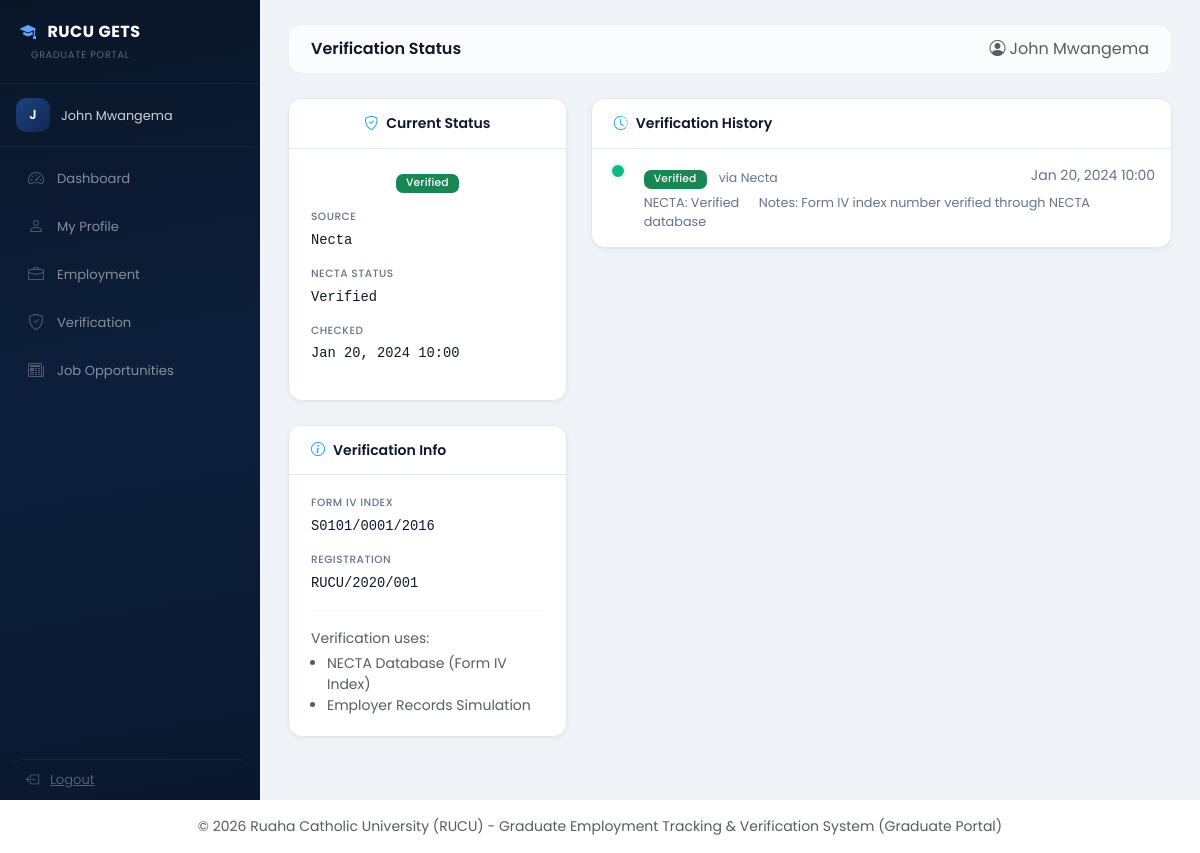
The app's page /graduate/verification.php (signed in) with its own data.
### tables this page shows
CREATE TABLE IF NOT EXISTS verification_logs (
    id INT AUTO_INCREMENT PRIMARY KEY,
    graduate_id INT NOT NULL,
    verification_status ENUM('verified', 'not_verified', 'pending') DEFAULT 'pending',
    verification_source ENUM('necta', 'employer_simulation', 'manual_review') NOT NULL,
    necta_status VARCHAR(50) DEFAULT NULL,
    employer_match TINYINT(1) DEFAULT NULL,
    notes TEXT,
    date_checked DATETIME DEFAULT CURRENT_TIMESTAMP,
    checked_by VARCHAR(100) DEFAULT 'system',
    FOREIGN KEY (graduate_id) REFERENCES graduates(id) ON DELETE CASCADE,
    INDEX idx_graduate_id (graduate_id),
    INDEX idx_verification_status (verification_status),
    INDEX idx_date_checked (date_checked)
);

CREATE TABLE IF NOT EXISTS graduates (
    id INT AUTO_INCREMENT PRIMARY KEY,
    reg_number VARCHAR(50) UNIQUE NOT NULL,
    full_name VARCHAR(200) NOT NULL,
    email VARCHAR(150),
    phone VARCHAR(20),
    course VARCHAR(150) NOT NULL,
    graduation_year INT NOT NULL,
    form4_index_number VARCHAR(50) NOT NULL,
    password VARCHAR(255) DEFAULT NULL,
    password_expiry_date DATETIME DEFAULT NULL,
    first_login TINYINT(1) DEFAULT 1,
    profile_image VARCHAR(255) DEFAULT NULL,
    created_at TIMESTAMP DEFAULT CURRENT_TIMESTAMP,
    updated_at TIMESTAMP DEFAULT CURRENT_TIMESTAMP ON UPDATE CURRENT_TIMESTAMP,
    INDEX idx_reg_number (reg_number),
    INDEX idx_graduation_year (graduation_year),
    INDEX idx_course (course)
);

### graduate/verification.php (the view, shortened to what this page needs)
<?php
require_once __DIR__ . '/../includes/graduate_header.php';
$db = getDB();
$graduate_id = $_SESSION['graduate_id'];
$stmt = $db->prepare("SELECT form4_index_number, reg_number FROM graduates WHERE id = ?");
$stmt->execute([$graduate_id]);
$graduate = $stmt->fetch();
$stmt = $db->prepare("SELECT * FROM verification_logs WHERE graduate_id = ? ORDER BY date_checked DESC");
$stmt->execute([$graduate_id]);
$logs = $stmt->fetchAll();
$stmt = $db->prepare("SELECT * FROM verification_logs WHERE graduate_id = ? ORDER BY date_checked DESC LIMIT 1");
$stmt->execute([$graduate_id]);
$current_verification = $stmt->fetch();
?>
<div class="row g-4">
    <div class="col-md-4">
        <div class="card animate-in animate-delay-1 text-center">
            <div class="card-header">
                <h5 class="mb-0"><i class="bi bi-shield-check me-2" style="color:var(--rucu-accent)"></i>Current Status</h5>
            </div>
            <div class="card-body">
                <?php if ($current_verification): ?>
                    <div class="mb-3"><?= getVerificationBadge($current_verification['verification_status']) ?></div>
                    <div class="info-item text-start"><span>Source</span><code><?= ucfirst($current_verification['verification_source']) ?></code></div>
                    <div class="info-item text-start"><span>NECTA Status</span><code><?= ucfirst($current_verification['necta_status'] ?? 'N/A') ?></code></div>
                    <div class="info-item text-start"><span>Checked</span><code><?= formatDateTime($current_verification['date_checked']) ?></code></div>
                <?php else: ?>
                    <span class="badge bg-secondary mb-2">Not Yet Verified</span>
                    <p class="text-muted small mt-2 mb-0">Update your employment details to trigger verification.</p>
                <?php endif; ?>
            </div>
        </div>
        <div class="card animate-in animate-delay-2 mt-4">
            <div class="card-header">
                <h5 class="mb-0"><i class="bi bi-info-circle me-2" style="color:var(--rucu-accent)"></i>Verification Info</h5>
            </div>
            <div class="card-body">
                <div class="info-item"><span>Form IV Index</span><code><?= htmlspecialchars($graduate['form4_index_number']) ?></code></div>
                <div class="info-item"><span>Registration</span><code><?= htmlspecialchars($graduate['reg_number']) ?></code></div>
                <hr style="border-color:var(--rucu-border)">
                <p class="small text-muted mb-1">Verification uses:</p>
                <ul class="small text-muted mb-0 ps-3">
                    <li>NECTA Database (Form IV Index)</li>
                    <li>Employer Records Simulation</li>
                </ul>
            </div>
        </div>
    </div>
    <div class="col-md-8">
        <div class="card animate-in animate-delay-3">
            <div class="card-header">
                <h5 class="mb-0"><i class="bi bi-clock-history me-2" style="color:var(--rucu-accent)"></i>Verification History</h5>
            </div>
            <div class="card-body p-0">
                <?php if (count($logs) > 0): ?>
                <div class="p-3">
                    <?php $v_count = count($logs); ?>
                    <?php foreach ($logs as $i => $log):
                        $is_last = $i === $v_count - 1;
                        $dot_color = $log['verification_status'] === 'verified' ? '#10b981' : ($log['verification_status'] === 'not_verified' ? '#ef4444' : '#f59e0b');
                    ?>
                    <div class="d-flex gap-3" style="position:relative; padding-bottom: <?= $is_last ? '0' : '20' ?>px">
                        <div style="display:flex; flex-direction:column; align-items:center; width:20px; flex-shrink:0">
                            <div style="width:12px;height:12px;border-radius:50%;background:<?= $dot_color ?>;border:2px solid <?= $dot_color ?>; box-shadow: 0 0 0 3px <?= $dot_color ?>15"></div>
                        </div>
                        <div style="flex:1;padding-bottom: <?= $is_last ? '0' : '4' ?>px">
                            <div class="d-flex justify-content-between align-items-start">
                                <div>
                                    <span style="font-weight:500;font-size:0.84rem;color:var(--rucu-text)"><?= getVerificationBadge($log['verification_status']) ?></span>
                                    <span class="ms-2" style="font-size:0.78rem;color:var(--rucu-text-light)">via <?= ucfirst(str_replace('_', ' ', $log['verification_source'])) ?></span>
                                </div>
                                <small style="color:var(--rucu-text-light);white-space:nowrap;margin-left:12px"><?= formatDateTime($log['date_checked']) ?></small>
                            </div>
                            <div style="margin-top:4px;font-size:0.8rem;color:var(--rucu-text-light)">
                                <span>NECTA: <?= ucfirst($log['necta_status'] ?? '-') ?></span>
                                <?php if ($log['notes']): ?>
                                <span class="ms-3">Notes: <?= htmlspecialchars($log['notes']) ?></span>
                                <?php endif; ?>
                            </div>
                        </div>
                    </div>
                    <?php endforeach; ?>
                </div>
                <?php endif; ?>
            </div>
        </div>
    </div>
</div>
<?php require_once __DIR__ . '/../includes/graduate_footer.php'; ?>

### includes/helpers.php (shortened to what this page needs)
<?php
function formatDateTime($date) {
    return date('M d, Y H:i', strtotime($date));
}
function getVerificationBadge($status) {
    return match($status) {
        'verified' => '<span class="badge bg-success">Verified</span>',
        'not_verified' => '<span class="badge bg-danger">Not Verified</span>',
        'pending' => '<span class="badge bg-warning text-dark">Pending</span>',
        default => '<span class="badge bg-secondary">Unknown</span>'
    };
}

### includes/graduate_header.php (style rules this page uses)
:root { --navy-900: #0b1a33; --navy-800: #0f2847; --navy-700: #1a3a5f; --blue-600: #2563eb; --blue-500: #3b82f6; --blue-400: #60a5fa; --sky-400: #38bdf8; --sky-300: #7dd3fc; --rucu-primary: #2563eb; --rucu-primary-light: #3b82f6; --rucu-accent: #0ea5e9; --rucu-surface: #ffffff; --rucu-bg: #f0f4f8; --rucu-text: #0f172a; --rucu-text-light: #64748b; --rucu-border: #e2e8f0; --rucu-radius: 14px; --rucu-radius-sm: 9px; --rucu-shadow: 0 1px 2px rgba(0,0,0,0.04), 0 2px 8px rgba(0,0,0,0.04); --rucu-shadow-hover: 0 8px 24px rgba(37,99,235,0.1), 0 2px 8px rgba(0,0,0,0.04); --rucu-shadow-lg: 0 20px 40px rgba(37,99,235,0.12), 0 4px 16px rgba(0,0,0,0.06); --rucu-glow: 0 0 0 3px rgba(37,99,235,0.1); }
body { font-family: 'Poppins', sans-serif; background: #f0f4f8; color: var(--rucu-text); font-weight: 400; -webkit-font-smoothing: antialiased; }
.animate-in { animation: fadeInUp 0.45s cubic-bezier(0.16, 1, 0.3, 1) forwards; }
.animate-delay-1 { animation-delay: 0.05s; opacity: 0; }
.animate-delay-2 { animation-delay: 0.1s; opacity: 0; }
.animate-delay-3 { animation-delay: 0.16s; opacity: 0; }
.card { border: 1px solid var(--rucu-border); border-radius: var(--rucu-radius); box-shadow: var(--rucu-shadow); transition: all 0.3s ease; overflow: hidden; background: var(--rucu-surface); }
.card-header { background: var(--rucu-surface); border-bottom: 1px solid var(--rucu-border); padding: 16px 22px; }
.card-header h5 { font-weight: 600; font-size: 0.88rem; color: var(--rucu-text); }
.card-body { padding: 20px 22px; }
.badge { font-weight: 500; padding: 4px 10px; border-radius: 7px; font-size: 0.67rem; letter-spacing: 0.2px; }
.info-item { margin-bottom: 0.9rem; }
.info-item span { display: block; font-size: 0.66rem; color: var(--rucu-text-light); text-transform: uppercase; letter-spacing: 0.5px; margin-bottom: 2px; font-weight: 500; }
.info-item code, .info-item strong { font-size: 0.86rem; font-weight: 500; color: var(--rucu-text); background: none; border: none; padding: 0; }

### records on screen
verification_logs: verification_status "Verified", verification_source "Necta", necta_status "Verified", date_checked "Jan 20, 2024 10:00", notes "Form IV index number verified through NECTA database"
graduates: form4_index_number "S0101/0001/2016", reg_number "RUCU/2020/001"

### other values on screen
substr($_SESSION['graduate_name'] ?? 'G', 0, 1) "J"
$_SESSION['graduate_name'] "John Mwangema"
$pageTitle "Verification Status"
